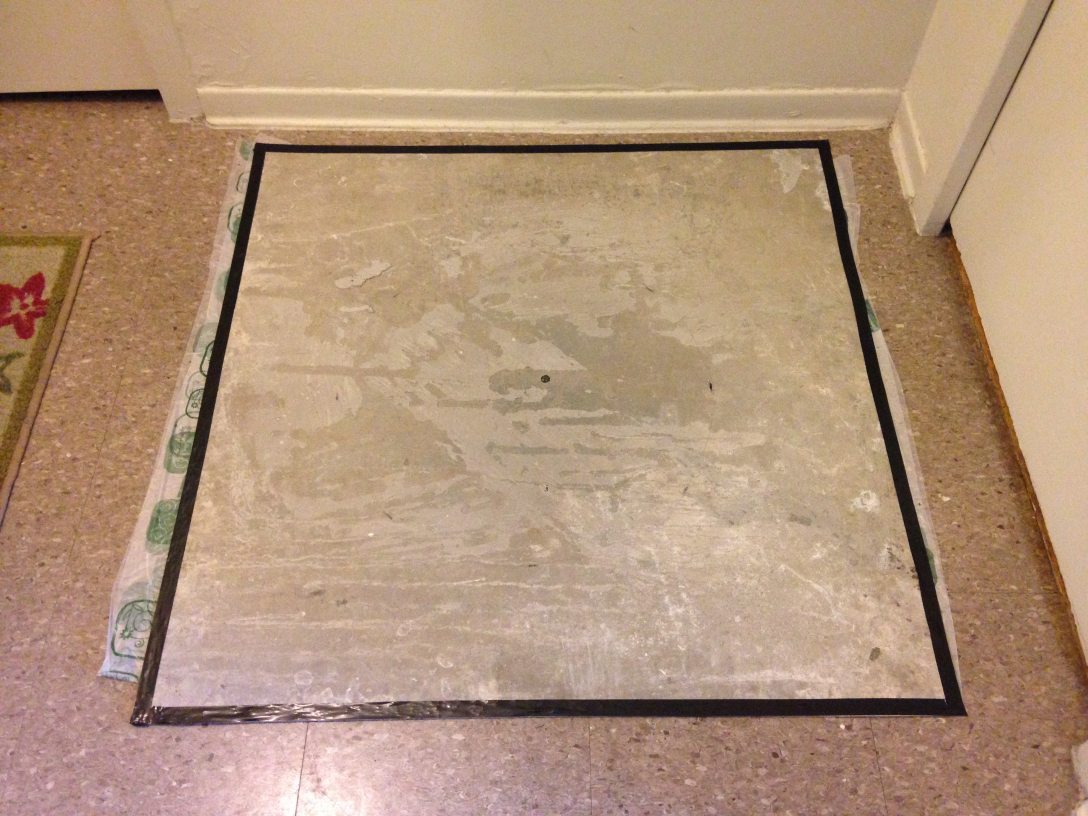
#> input picture images/IMG_0122.JPG, 3264 x 2448 px (shown at 1/3 size)
$ python -i Image_functions.py   (imports and definitions only)
#> lines starting #> are read from the running program, lines starting #| are printed output that depends on the picture; after the words box and inside, x2 and y2 are one past the last pixel; in counts of white or black regions, pixels touching at a corner belong together
#!/usr/bin/python

####################################################################################
# File name : Image_functions.py
# Author: Parisa Mojiri
# Date created: 16/02/2016
# Description: - image_functions class
#              - reading, resizing, converting, thresholding and .... image functions
#
####################################################################################
# import the necessary packages
import cv2
import imutils
import numpy as np

####################################################################################
class image_functions:
  #def __init__(self):

  # read image file
  def read_image(self, filename):
      image = cv2.imread(filename) # Read an image
      return image

  # resize image file with the new size
  def do_resize(self, image, new_size):
      resized = imutils.resize(image, width=new_size)
      ratio = image.shape[0] / float(resized.shape[0])
      return (ratio, resized)

  # Converts an RGB image to grayscale, where each pixel
  # now represents the intensity of the original image.
  def rgb_to_gray(self, image):
      image_gray = cv2.cvtColor(image, cv2.COLOR_RGB2GRAY)
      return image_gray

  # Converts an RGB image to HSV format
  # [4 lines left out: function rgb_to_hsv, not called in this run]

  # Doing the Gaussian Blur
  def do_GaussianBlur(self, image, blur_size):
      image_gaussianBlur = cv2.GaussianBlur(image, (blur_size, blur_size), 0)
      return image_gaussianBlur

  # Converts an image into a binary image at the specified threshold and a specific thresholding type.
  # All pixels with a value <= threshold become 0, while pixels > threshold become 1
  # 1 means simple binary, 2 means inverse binary, 3 means Trunc, 4 means Tozero, 5 means inverse Tozero, 6 means Otsu's Binarization
  def do_threshold(self, image, threshold, thresholing_type):
      if thresholing_type == 1:
         ret, img_thresh = cv2.threshold(image, threshold, 255, cv2.THRESH_BINARY)
      if thresholing_type == 2:
         ret, img_thresh = cv2.threshold(image, threshold, 255, cv2.THRESH_BINARY_INV)
      if thresholing_type == 3:
         ret, img_thresh = cv2.threshold(image, threshold, 255, cv2.THRESH_TRUNC)
      if thresholing_type == 4:
         ret, img_thresh = cv2.threshold(image, threshold, 255, cv2.THRESH_TOZERO)
      if thresholing_type == 5:
         ret, img_thresh = cv2.threshold(image, threshold, 255, cv2.THRESH_TOZERO_INV)
      if thresholing_type == 6:
         ret, img_thresh = cv2.threshold(image, threshold, 255, cv2.THRESH_TOZERO + cv2.THRESH_OTSU)
      return (ret, img_thresh)

  # Adaptive Thresholding mean: threshold value is the mean of neighbourhood area.
  # Block Size - It decides the size of neighbourhood area.
  # C - It is just a constant which is subtracted from the mean or weighted mean calculated.
  def do_adaptiveThreshold_mean(self, image, Block_size, C):
      image_adaptiveThreshold = cv2.adaptiveThreshold(image, 255, cv2.ADAPTIVE_THRESH_MEAN_C, cv2.THRESH_BINARY, Block_size, C)
      return image_adaptiveThreshold

  # Adaptive Thresholding Gaussian: threshold value is the weighted sum of neighbourhood values
  # where weights are a gaussian window.
  # Block Size - It decides the size of neighbourhood area.
  # C - It is just a constant which is subtracted from the mean or weighted mean calculated.
  def do_adaptiveThreshold_Gaussian(self, image, Block_size, C):
      image_adaptiveThreshold = cv2.adaptiveThreshold(image, 255, cv2.ADAPTIVE_THRESH_GAUSSIAN_C, cv2.THRESH_BINARY, Block_size, C)
      return image_adaptiveThreshold

  # Morphological Transformations
  # 1 means erosion, 2 means dilation, 3 means opening, 4 means closing, 5 means morphology gradient
  def do_morphologyEx(self, image, kernel_size, operation_type):
      kernel = np.ones((kernel_size, kernel_size), np.uint8)
      if operation_type == 1:
         img_morphology = cv2.erode(image, kernel, iterations = 1)
      if operation_type == 2:
         img_morphology = cv2.dilate(image, kernel, iterations = 1)
      if operation_type == 3:
         img_morphology = cv2.morphologyEx(image, cv2.MORPH_OPEN, kernel)
      if operation_type == 4:
         img_morphology = cv2.morphologyEx(image, cv2.MORPH_CLOSE, kernel)
      if operation_type == 5:
         img_morphology = cv2.morphologyEx(image, cv2.MORPH_GRADIENT, kernel)
      return img_morphology

  # Resize it to a smaller factor so that the shapes can be approximated better
  # convert image to binary image
  def convert_to_binary(self, image):
      self.img = image
      (self.ratio, self.resized) = self.do_resize(self.img, self.img.shape[0])

      # convert the resized image to grayscale, blur it slightly,
      # and threshold it
      self.img_gray = self.rgb_to_gray(self.resized) # Convert img from RGB to Grayscale
      self.img_blured = self.do_GaussianBlur(self.img_gray, 5) # blur img

      (self.thresh, self.img_threshold) = self.do_threshold(self.img_blured, 80, 4)

      self.img_threshold_mean = self.do_adaptiveThreshold_mean(self.img_threshold, 11, 2)
      self.img_threshold_Gaussian = self.do_adaptiveThreshold_Gaussian(self.img_threshold, 11, 2)

      # 1 means erosion, 2 means dilation, 3 means opening, 4 means closing, 5 means morphology gradient
      self.img_threshold_morph = self.do_morphologyEx(self.img_threshold, 3, 2)

      #cv2.imwrite("images/Threshold_image.jpg", self.img_threshold)
      #cv2.imwrite("images/Threshold_Mean_image.jpg", self.img_threshold_mean)
      #cv2.imwrite("images/Threshold_Gaussian_image.jpg", self.img_threshold_Gaussian)
      cv2.imwrite("images/Threshold_Morph_image.jpg", self.img_threshold_morph)

      return self.img_threshold_morph


  # convert image to HSV format
  # [15 lines left out: functions convert_to_hsv, canny, not called in this run]

>>> import cv2
>>> picture = cv2.cvtColor(cv2.imread('../images/IMG_0122.JPG'), cv2.COLOR_BGR2RGB)
>>> result = image_functions().convert_to_binary(picture)
#> in convert_to_binary, `(self.ratio, self.resized) = self.do_resize(self.img, self.img.shape[0])`: self.ratio = 1.33
#> in rgb_to_gray, `image_gray = cv2.cvtColor(image, cv2.COLOR_RGB2GRAY)`:
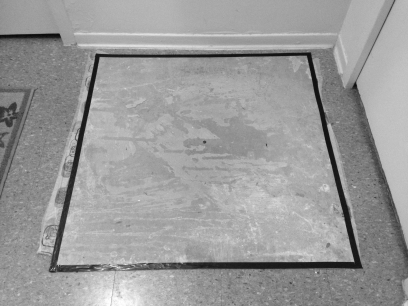
#> image_gray: shape (1836, 2448) (shown at 1/6 size); min 6, max 255, mean 154
#> in do_threshold, `ret, img_thresh = cv2.threshold(image, threshold, 255, cv2.THRESH_TOZE..`:
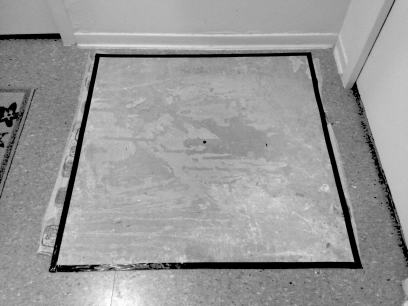
#> img_thresh: shape (1836, 2448) (shown at 1/6 size); min 0, max 255, mean 152
#> in do_threshold, `ret, img_thresh = cv2.threshold(image, threshold, 255, cv2.THRESH_TOZE..`: ret = 80
#> in do_adaptiveThreshold_mean, `image_adaptiveThreshold = cv2.adaptiveThreshold(image, 255, cv2.ADAPTI..`:
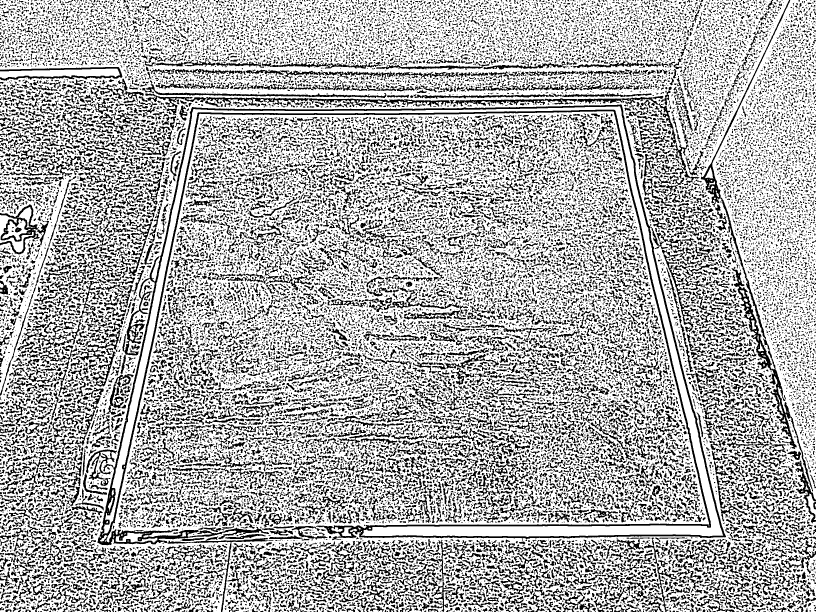
#> image_adaptiveThreshold: shape (1836, 2448) (shown at 1/3 size); 68.5% white; 29985 black regions (16788 under 20 px), largest, box (x1, y1, x2, y2) and area: (292, 313, 2178, 1836) 71806, (2102, 0, 2439, 1475) 17833, (436, 280, 1363, 346) 9354
#> in do_adaptiveThreshold_Gaussian, `image_adaptiveThreshold = cv2.adaptiveThreshold(image, 255, cv2.ADAPTI..`:
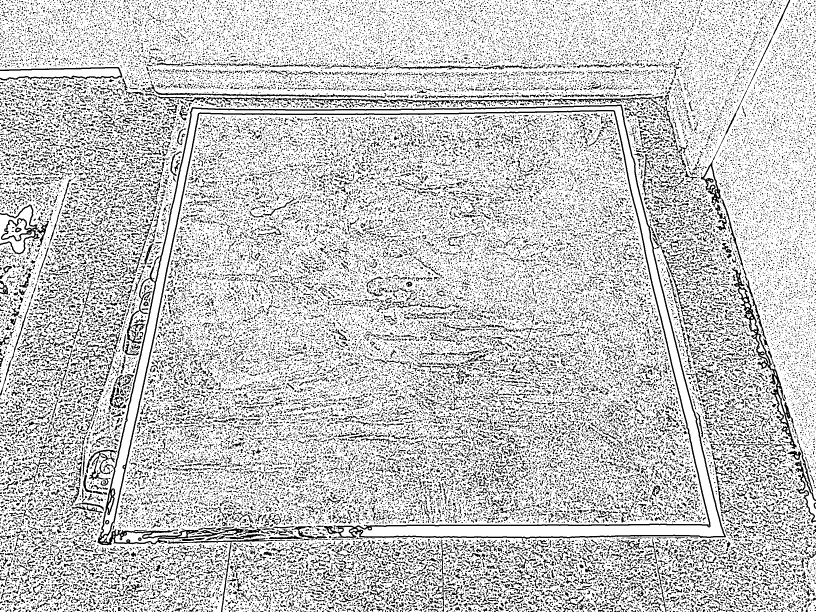
#> image_adaptiveThreshold: shape (1836, 2448) (shown at 1/3 size); 77.4% white; 55617 black regions (42998 under 20 px), largest, box (x1, y1, x2, y2) and area: (292, 313, 2178, 1636) 50492, (2194, 800, 2390, 1347) 7901, (0, 613, 147, 763) 4016

$ run again, on images/IMG_0123.JPG
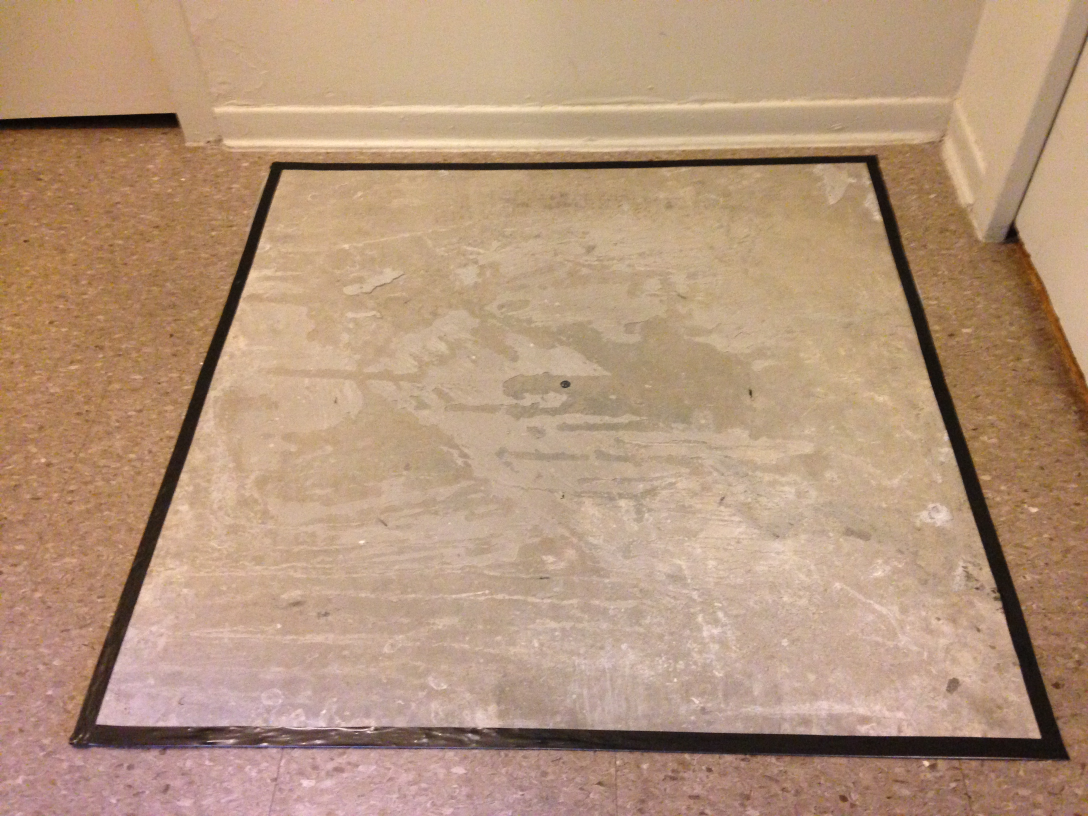
#> input picture images/IMG_0123.JPG, 3264 x 2448 px (shown at 1/3 size)
#> self.ratio = 1.33
#> in do_threshold, `ret, img_thresh = cv2.threshold(image, threshold, 255, cv2.THRESH_TOZE..`:
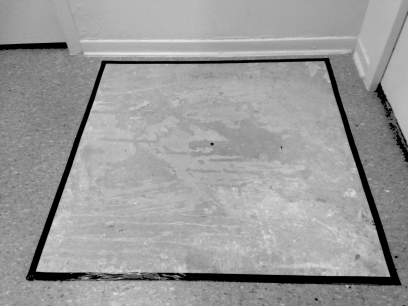
#> img_thresh: shape (1836, 2448) (shown at 1/6 size); min 0, max 242, mean 154
#> ret = 80
#> in do_adaptiveThreshold_Gaussian, `image_adaptiveThreshold = cv2.adaptiveThreshold(image, 255, cv2.ADAPTI..`:
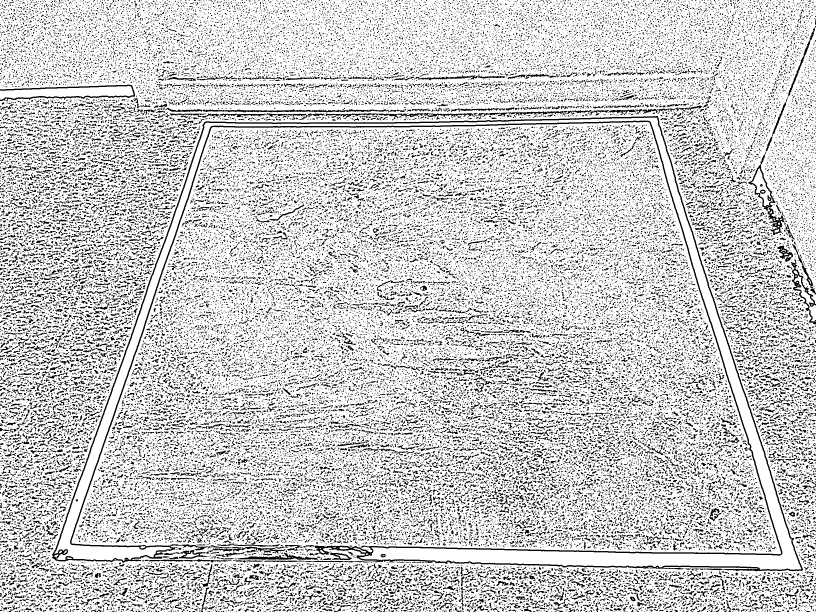
#> image_adaptiveThreshold: shape (1836, 2448) (shown at 1/3 size); 79.8% white; black in thin lines or dots

$ run again, on images/IMG_0124.JPG
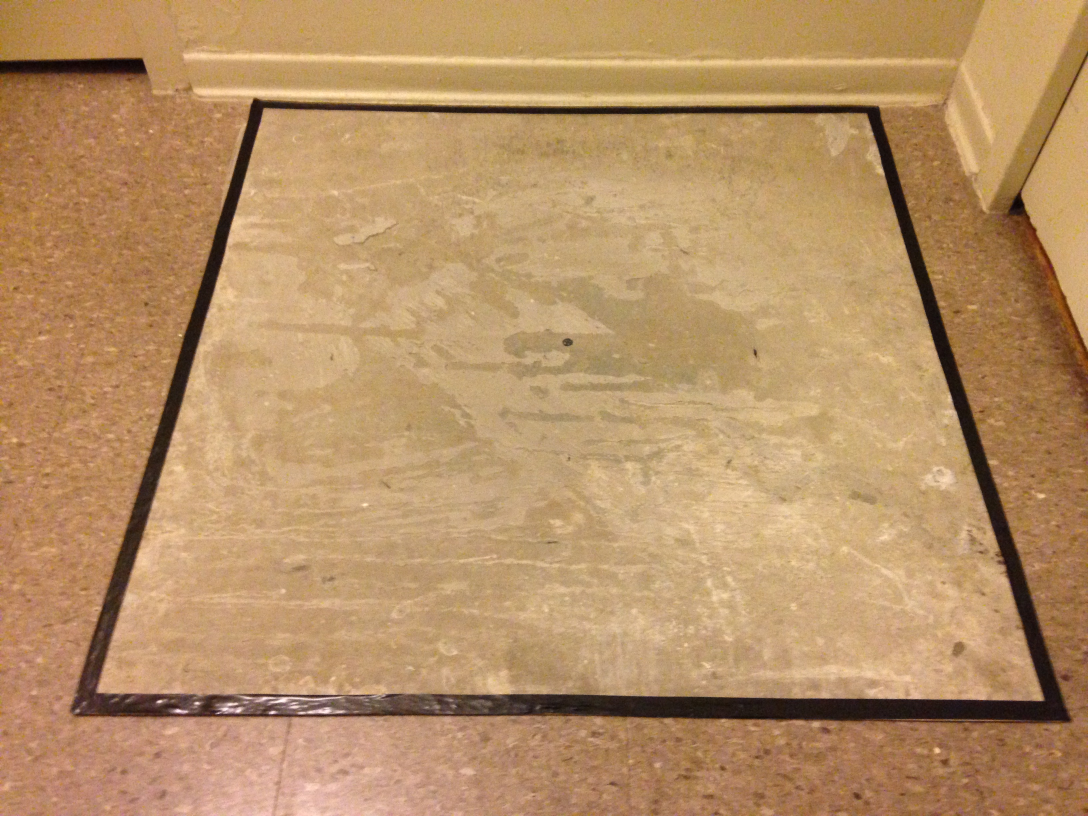
#> input picture images/IMG_0124.JPG, 3264 x 2448 px (shown at 1/3 size)
#> self.ratio = 1.33
#> in do_threshold, `ret, img_thresh = cv2.threshold(image, threshold, 255, cv2.THRESH_TOZE..`:
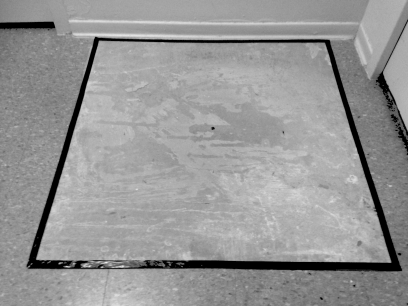
#> img_thresh: shape (1836, 2448) (shown at 1/6 size); min 0, max 248, mean 149.6
#> ret = 80
#> in do_adaptiveThreshold_Gaussian, `image_adaptiveThreshold = cv2.adaptiveThreshold(image, 255, cv2.ADAPTI..`:
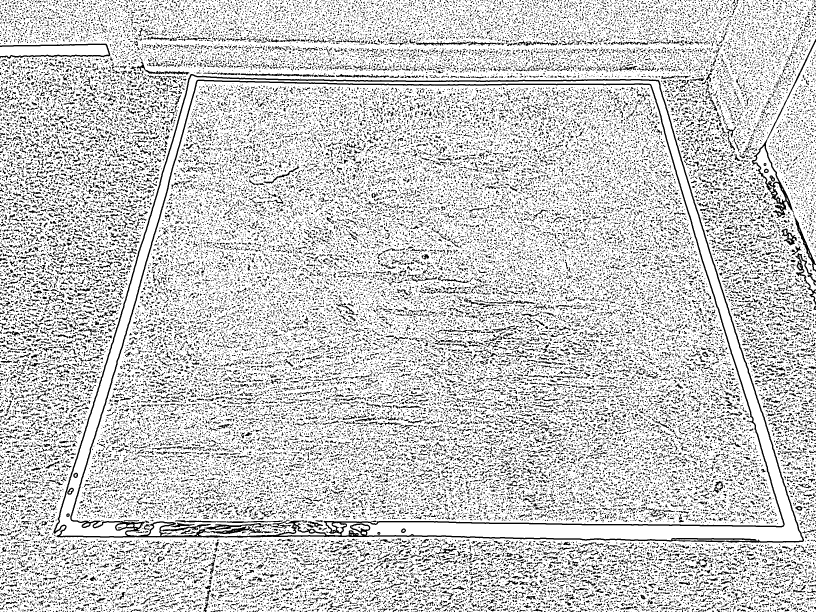
#> image_adaptiveThreshold: shape (1836, 2448) (shown at 1/3 size); 79.5% white; black in thin lines or dots
